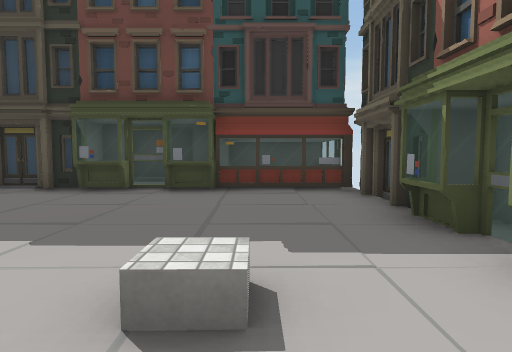
view 1 (above)

14 first-person views from a walk through a 3-D level made in the Unity game engine. The camera is 1.4 m above the floor, tilts 4° down and sees 75° across. The floor is counted in squares, 2 m on a side. Each view is taken from the middle of a square. On the plan, view 1 faces up. The plan holds only what a view shows up to about 10 squares ahead; the rest is blank. The place goes on beyond the plan. The player character is not drawn. Some animated figures are left out. Some surface patterns are stand-ins.

view 2
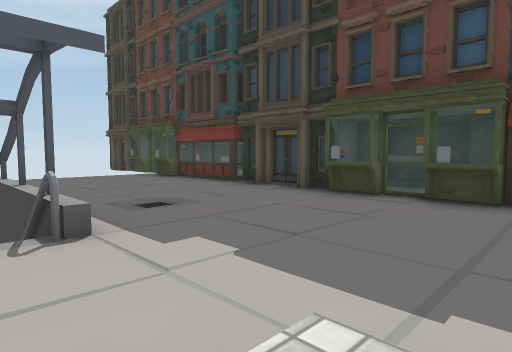

view 3
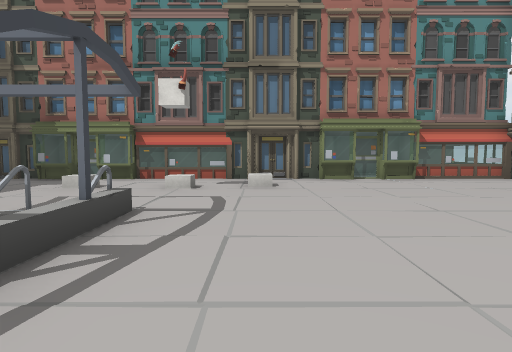

view 4
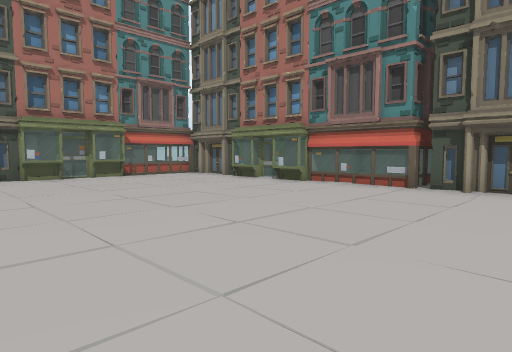

view 5
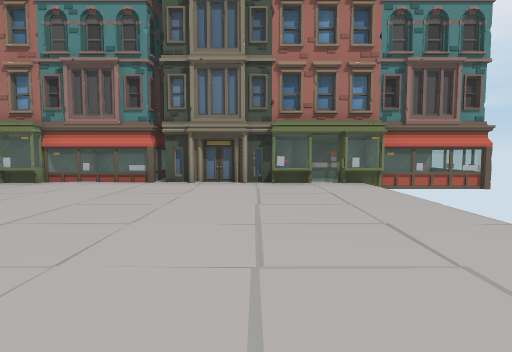

view 6
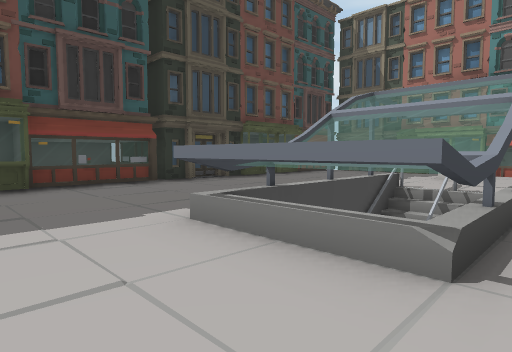

view 7
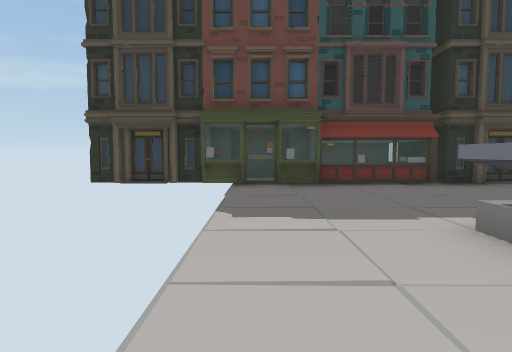

view 8
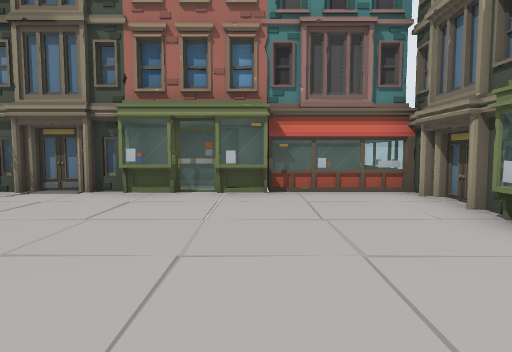

view 9
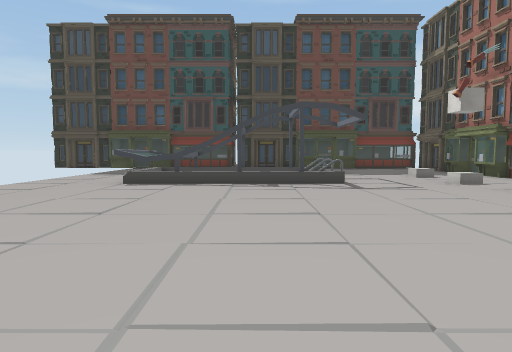

view 10
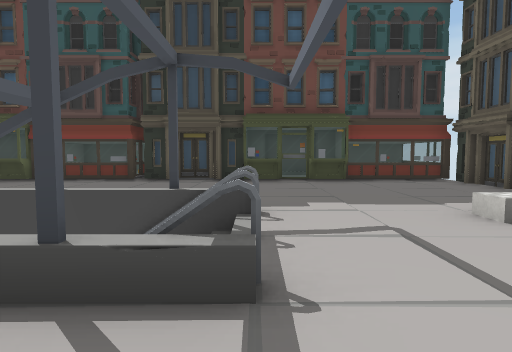

view 11
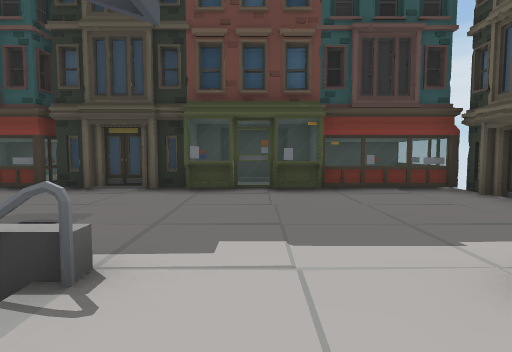

view 12
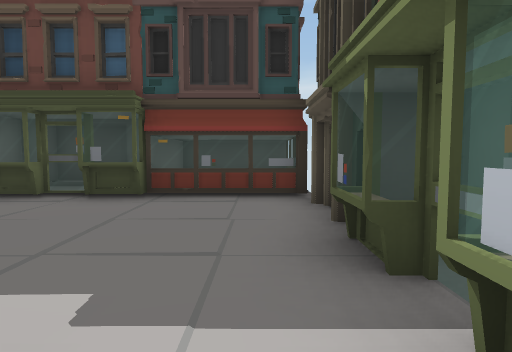

view 13
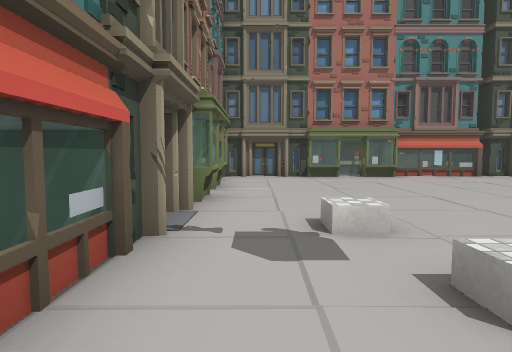

view 14
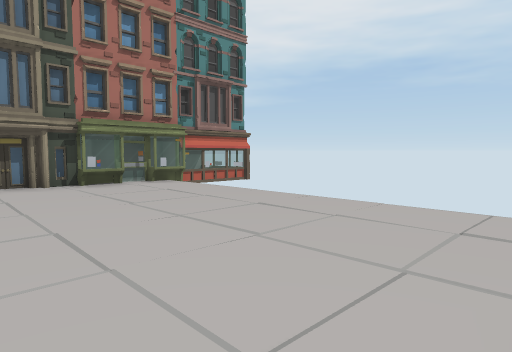

### Floor plan
Key: @ floor where view 1 was taken; # wall or solid block; . main floor; : floor 0.25 m higher than the main floor; / step, stairs or slope; = window, fence, low wall or low ledge.
Columns run from 11 left of view 1 to 4 right of it. Each row starts with its distance up from view 1.
  9   ####    ####
  8   #::#    #  #
  7 #=#==####=#==#
  6 #.=.......=..#
  5  ............#
  4  ............##
  3  ............=#
  2  ..######....=#
  1  ..#####=....=#
  0  ..#####=..@.=#
 -1  ............=#
 -2  ........../.##
 -3  ............##
 -4  ............=#
 -5  ............=#
 -6  ............=##
 -7  ............# #
 -8  ............= #
 -9 ##=###==##=#####
-10 #### #######

Where each view was taken, in squares from view 1:
view 1: 0 up, 0 right, facing up
view 2: 1 up, 0 right, facing up-left
view 3: 2 down, 7 left, facing right
view 4: 2 down, 8 left, facing down-right
view 5: 1 down, 8 left, facing down
view 6: 1 down, 10 left, facing up-right
view 7: 1 down, 10 left, facing up
view 8: 6 down, 4 left, facing right
view 9: 8 down, 5 left, facing up
view 10: 2 down, 3 left, facing up
view 11: 0 up, 2 left, facing up
view 12: 1 up, 1 right, facing up
view 13: 1 up, 1 right, facing down
view 14: 1 down, 6 left, facing down-left
